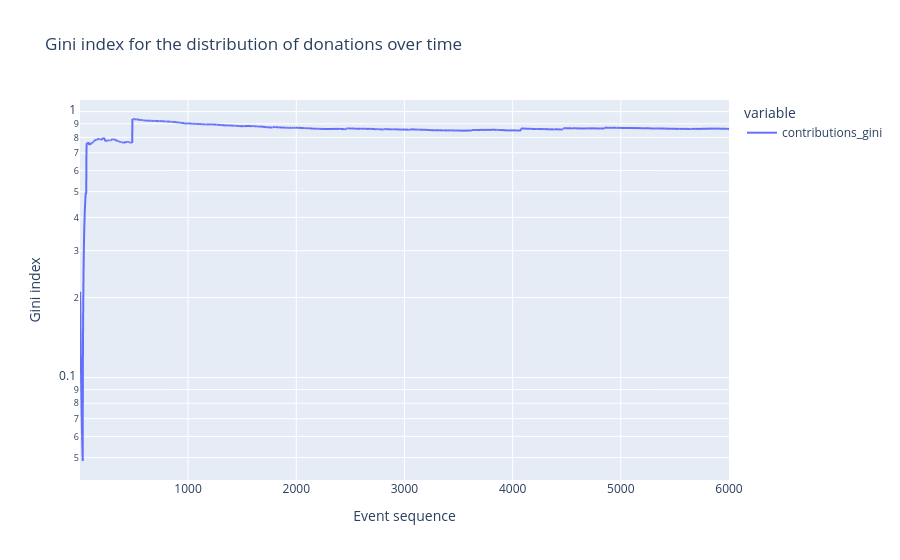

Notebook code for this chart:
### Markdown cell above
#### Gini index

### Code cell
contribs_total_donation = lambda contribs: ineq.gini([contrib['amount'] for contrib in contribs]) / len(contribs)
contrib_per_time = df.contributions.iloc[1:].map(contribs_total_donation)
contrib_per_time.name = 'contributions_gini'
fig_df = contrib_per_time.reset_index()

title = 'Gini index for the distribution of donations over time'

x_col = 'timestep'
y_cols = ['contributions_gini']

labels = {'value': 'Gini index',
          'timestep': 'Event sequence'}

options = {'x': x_col,
           'y': y_cols,
           'title': title,
           'labels': labels,
           'log_y': True}

fig = px.line(fig_df, **options)

fig.show()

### Figure 1 — Plotly figure (JSON) as saved in the notebook; plotly's stock layout.template omitted (floating-point values rounded to 4 significant figures; data arrays with more than 128 entries replaced by an {"elided": "..."} marker saying what was removed)
{"data": [{"hovertemplate": "variable=contributions_gini<br>Event sequence=%{x}<br>Gini index=%{y}<extra></extra>", "legendgroup": "contributions_gini", "line": {"color": "#636efa", "dash": "solid"}, "mode": "lines", "name": "contributions_gini", "showlegend": true, "type": "scattergl", "x": {"elided": "6000 int values"}, "xaxis": "x", "y": {"elided": "6000 float values"}, "yaxis": "y"}], "layout": {"autosize": true, "legend": {"title": {"text": "variable"}, "tracegroupgap": 0}, "title": {"text": "Gini index for the distribution of donations over time"}, "xaxis": {"anchor": "y", "autorange": true, "domain": [0, 1], "range": [1, 6000], "title": {"text": "Event sequence"}, "type": "linear"}, "yaxis": {"anchor": "x", "autorange": true, "domain": [0, 1], "range": [-1.386, 0.0438], "title": {"text": "Gini index"}, "type": "log"}}}
